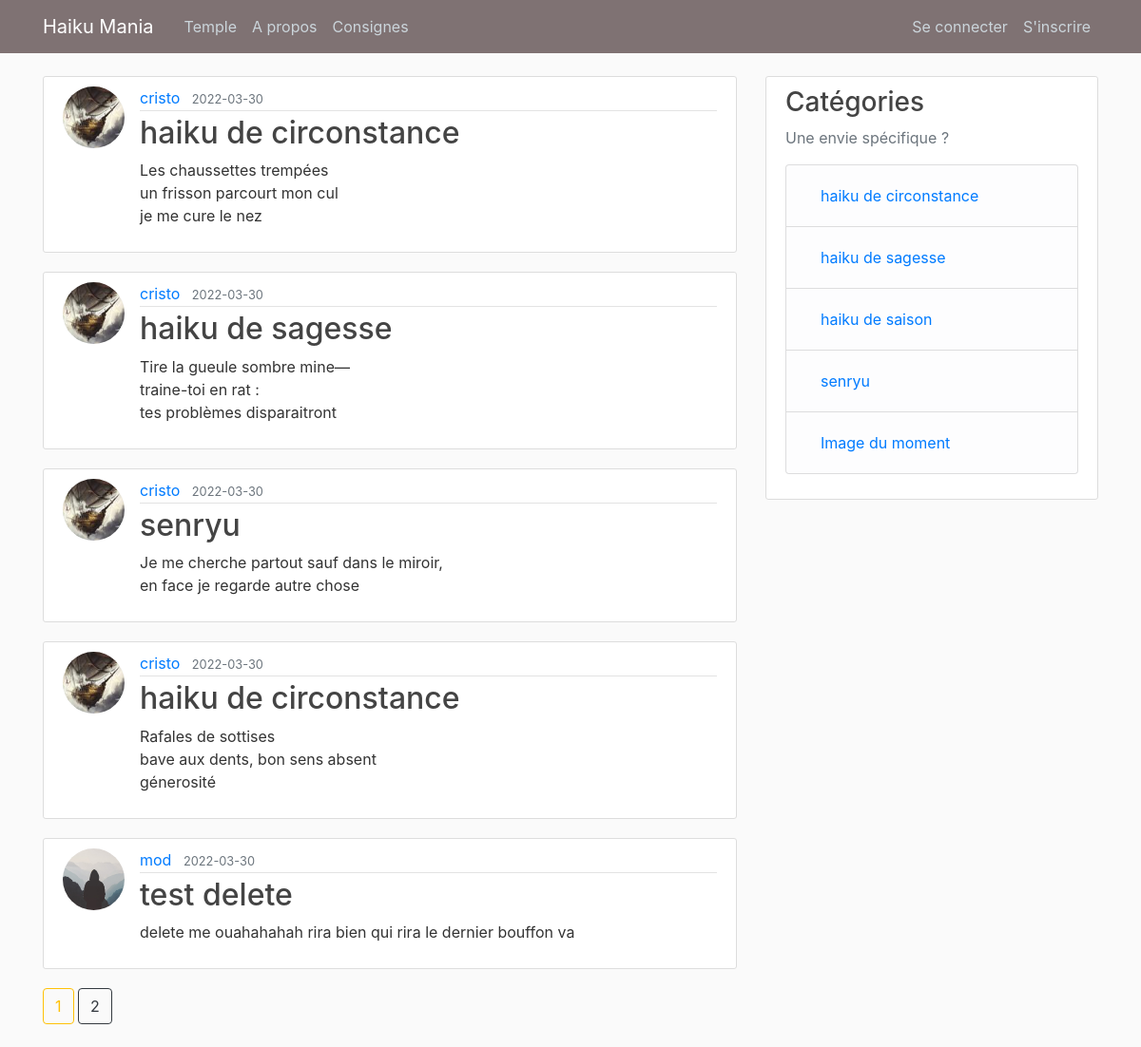
Page /home on the earlier database version.
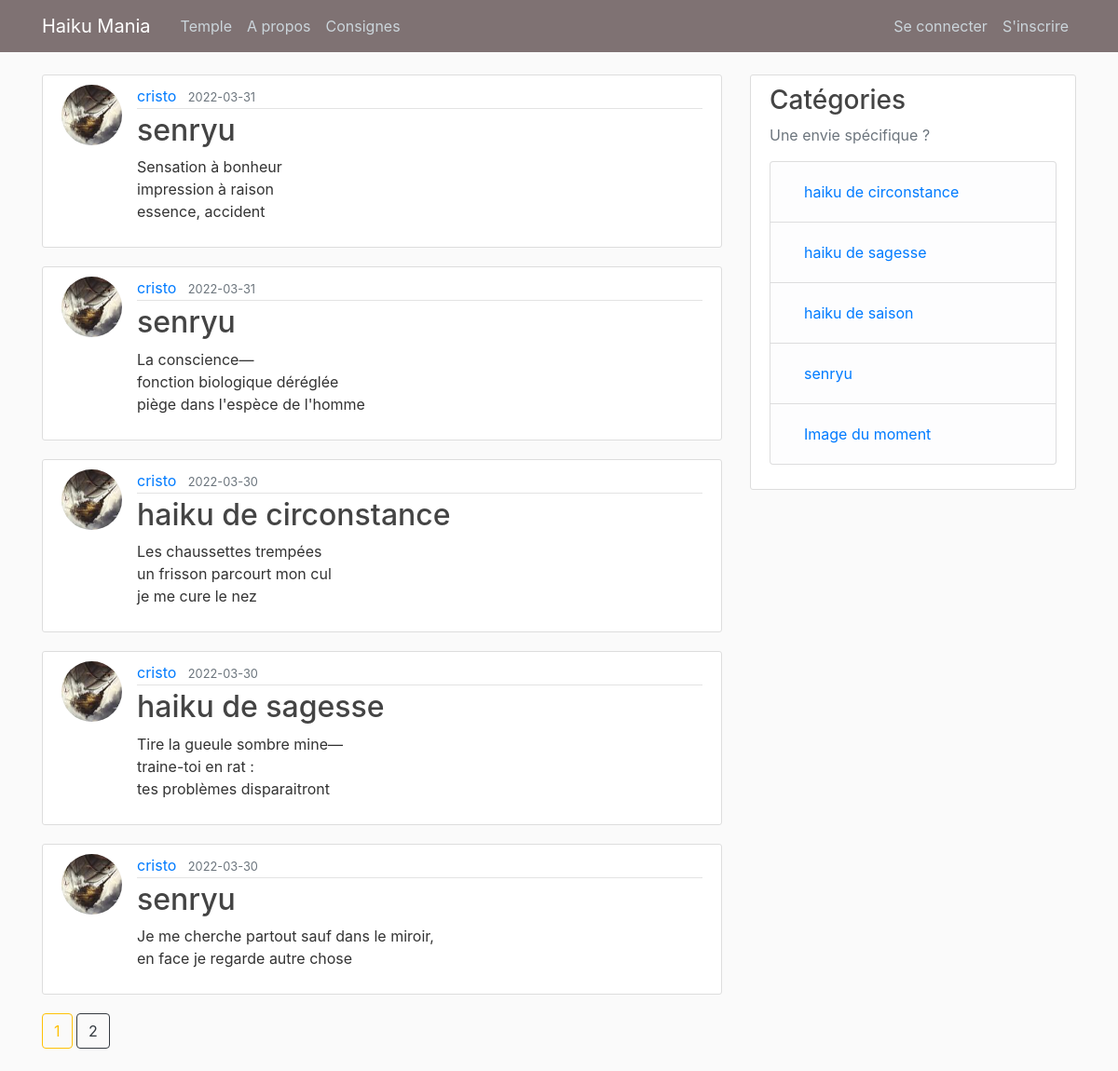
Same page on the later database version.
### flaskblog/models.py (models this page shows, shortened)
class Post(db.Model):
    id = db.Column(db.Integer, primary_key=True)
    title = db.Column(db.String(100), nullable=False)
    date_posted = db.Column(db.DateTime, nullable=False, default=datetime.utcnow)
    content = db.Column(db.Text, nullable=False)
    user_id = db.Column(db.Integer, db.ForeignKey('user.id'), nullable=False)

class User(db.Model, UserMixin):
    id = db.Column(db.Integer, primary_key=True)
    username = db.Column(db.String(20), unique=True, nullable=False)
    email = db.Column(db.String(120), unique=True, nullable=False)
    image_file = db.Column(db.String(20), nullable=False, default='default.jpg')
    password = db.Column(db.String(60), nullable=False)
    posts = db.relationship('Post', backref='author', lazy=True)

### flaskblog/main/routes.py (the view)
@main.route("/")
@main.route("/home")
def home():
    page = request.args.get('page', 1, type=int)
    posts = Post.query.order_by(Post.date_posted.desc()).paginate(page=page, per_page=5)
    return render_template('home.html', posts=posts)

### flaskblog/templates/home.html
{% extends "layout.html" %}
{% block content %}
    {% for post in posts.items %}
        <article class="media content-section">
          <img class="rounded-circle article-img" src="{{ url_for('static', filename='profile_pics/' + post.author.image_file) }}">
          <div class="media-body">
            <div class="article-metadata">
              <a class="mr-2" href="{{ url_for('users.user_posts', username=post.author.username) }}">{{ post.author.username }}</a>
              <small class="text-muted">{{ post.date_posted.strftime('%Y-%m-%d') }}</small>
            </div>
            <h2><a class="article-title" href="{{ url_for('posts.post', post_id=post.id) }}">{{ post.title }}</a></h2>
            <p class="article-content">{{ post.content }}</p>
          </div>
        </article>
    {% endfor %}
    {% for page_num in posts.iter_pages(left_edge=1, right_edge=1, left_current=1, right_current=2) %}
      {% if page_num %}
        {% if posts.page == page_num %}
          <a class="btn btn-outline-warning mb-4" href="{{ url_for('main.home', page=page_num) }}">{{ page_num }}</a>
        {% else %}
          <a class="btn btn-outline-dark mb-4" href="{{ url_for('main.home', page=page_num) }}">{{ page_num }}</a>
        {% endif %}
      {% else %}
        ...
      {% endif %}
    {% endfor %}
{% endblock content %}

Differences in the rows shown:
no longer on this page (row unchanged): Post: image_file (picture), author.username "cristo", date_posted "2022-03-30", title "haiku de circonstance", content "Rafales de sottises bave aux dents, bon sens absent génerosité"
no longer on this page (row unchanged): Post: image_file (placeholder picture), author.username "mod", date_posted "2022-03-30", title "test delete", content "delete me ouahahahah rira bien qui rira le dernier bouffon va"
added Post: image_file (picture), author.username "cristo", date_posted "2022-03-31", title "senryu", content "Sensation à bonheur impression à raison essence, accident"
added Post: image_file (picture), author.username "cristo", date_posted "2022-03-31", title "senryu", content "La conscience— fonction biologique déréglée piège dans l'espèce de l'homme"
